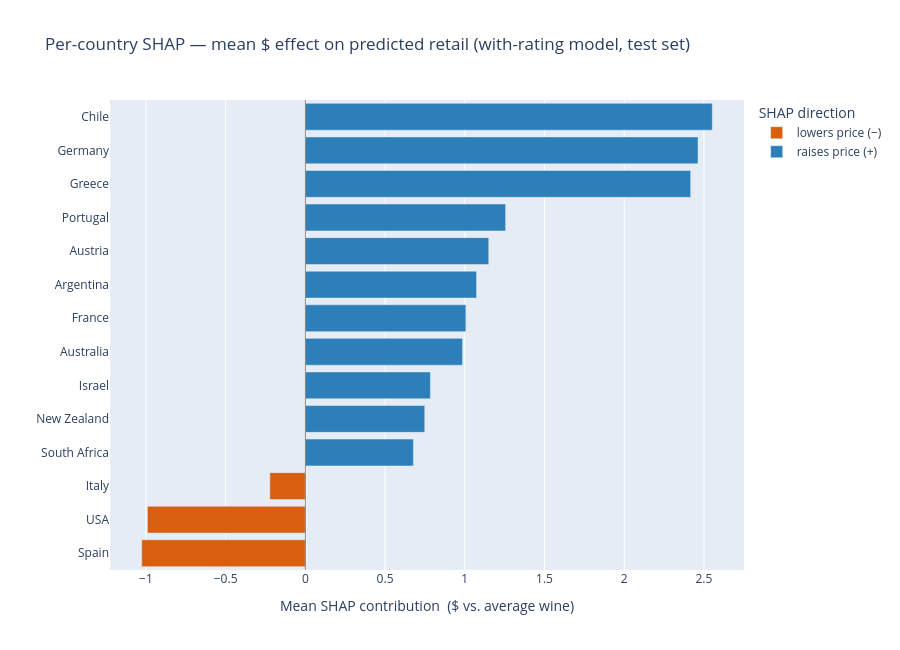

Notebook code for this chart:
### Markdown cell above
## Per-country SHAP — how each country shifts predicted price

The feature-level SHAP above lumps all of `country` into one number. Here we open it
up **per category value**: for every test row we take the SHAP contribution of the
`country` feature (in dollars), then average it within each country. The bar is the
mean `$` that *being from that country* moves the model's predicted retail, up or
down, holding the rest of the wine's attributes fixed. Ordinal codes are mapped back
to country names via Silver, and countries with `< 30` test rows are dropped so the
averages aren't noise.

### Code cell
# Per-category SHAP for `country`: average the country feature's $ contribution
# within each country, on the held-out test set (final WITH-rating model).
SILVER_PATH = r"..\..\.data\wine_reviews_silver.parquet"
MIN_ROWS = 30  # drop countries with too few test rows to average reliably

# country_ord -> country name (bijective ordinal encoding), rebuilt via Silver.
silver = pd.read_parquet(SILVER_PATH, columns=["wine_id", "country"])
ord2country = (
    features[["wine_id", "country_ord"]]
    .merge(silver, on="wine_id")
    .dropna(subset=["country_ord"])
    .drop_duplicates("country_ord")
    .set_index("country_ord")["country"]
)

# Re-encode the categoricals exactly as the model was trained (TargetEncoder fit on
# train), then take the per-row SHAP contribution of the `country` column.
enc = TargetEncoder(target_type="continuous", random_state=42)
enc.fit(train_df[CAT_ORD], train_df[target])
X_test_enc = test_df[basic_features].copy()
X_test_enc[CAT_ORD] = enc.transform(test_df[CAT_ORD])

contribs = final_model.get_booster().predict(xgb.DMatrix(X_test_enc), pred_contribs=True)[:, :-1]
country_shap = contribs[:, basic_features.index("country_ord")]

by_country = (
    pd.DataFrame({"country_ord": test_df["country_ord"].to_numpy(), "shap_$": country_shap})
    .groupby("country_ord")
    .agg(mean_shap=("shap_$", "mean"), n=("shap_$", "size"))
    .reset_index()
    .assign(country=lambda d: d["country_ord"].map(ord2country))
    .query("n >= @MIN_ROWS")
    .sort_values("mean_shap")
)
by_country["direction"] = np.where(by_country["mean_shap"] >= 0,
                                   "raises price (+)", "lowers price (−)")

fig = px.bar(
    by_country, x="mean_shap", y="country", orientation="h",
    color="direction",
    color_discrete_map={"raises price (+)": "#2c7fb8", "lowers price (−)": "#d95f0e"},
    hover_data={"n": True, "mean_shap": ":.2f", "country": False, "direction": False},
    title="Per-country SHAP — mean $ effect on predicted retail (with-rating model, test set)",
    labels={"mean_shap": "Mean SHAP contribution  ($ vs. average wine)",
            "country": "", "direction": "SHAP direction"},
)
fig.add_vline(x=0, line_width=1, line_color="gray")
fig.update_layout(height=650, width=900)
fig.show()

### Figure 1 — Plotly figure (JSON) as saved in the notebook; plotly's stock layout.template omitted (floating-point values rounded to 4 significant figures)
{"data": [{"customdata": [[719, "lowers price (−)"], [7345, "lowers price (−)"], [2389, "lowers price (−)"]], "hovertemplate": "Mean SHAP contribution  ($ vs. average wine)=%{x:.2f}<br>n=%{customdata[0]}<extra></extra>", "legendgroup": "lowers price (−)", "marker": {"color": "#d95f0e", "pattern": {"shape": ""}}, "name": "lowers price (−)", "orientation": "h", "showlegend": true, "textposition": "auto", "type": "bar", "x": [-1.026, -0.9906, -0.2227], "xaxis": "x", "y": ["Spain", "USA", "Italy"], "yaxis": "y"}, {"customdata": [[122, "raises price (+)"], [208, "raises price (+)"], [48, "raises price (+)"], [356, "raises price (+)"], [3507, "raises price (+)"], [344, "raises price (+)"], [376, "raises price (+)"], [843, "raises price (+)"], [47, "raises price (+)"], [265, "raises price (+)"], [259, "raises price (+)"]], "hovertemplate": "Mean SHAP contribution  ($ vs. average wine)=%{x:.2f}<br>n=%{customdata[0]}<extra></extra>", "legendgroup": "raises price (+)", "marker": {"color": "#2c7fb8", "pattern": {"shape": ""}}, "name": "raises price (+)", "orientation": "h", "showlegend": true, "textposition": "auto", "type": "bar", "x": [0.6778, 0.7489, 0.7843, 0.986, 1.007, 1.074, 1.15, 1.256, 2.417, 2.463, 2.552], "xaxis": "x", "y": ["South Africa", "New Zealand", "Israel", "Australia", "France", "Argentina", "Austria", "Portugal", "Greece", "Germany", "Chile"], "yaxis": "y"}], "layout": {"barmode": "relative", "height": 650, "legend": {"title": {"text": "SHAP direction"}, "tracegroupgap": 0}, "shapes": [{"line": {"color": "gray", "width": 1}, "type": "line", "x0": 0, "x1": 0, "xref": "x", "y0": 0, "y1": 1, "yref": "y domain"}], "title": {"text": "Per-country SHAP — mean $ effect on predicted retail (with-rating model, test set)"}, "width": 900, "xaxis": {"anchor": "y", "domain": [0, 1], "title": {"text": "Mean SHAP contribution  ($ vs. average wine)"}}, "yaxis": {"anchor": "x", "domain": [0, 1], "title": {"text": ""}}}}
